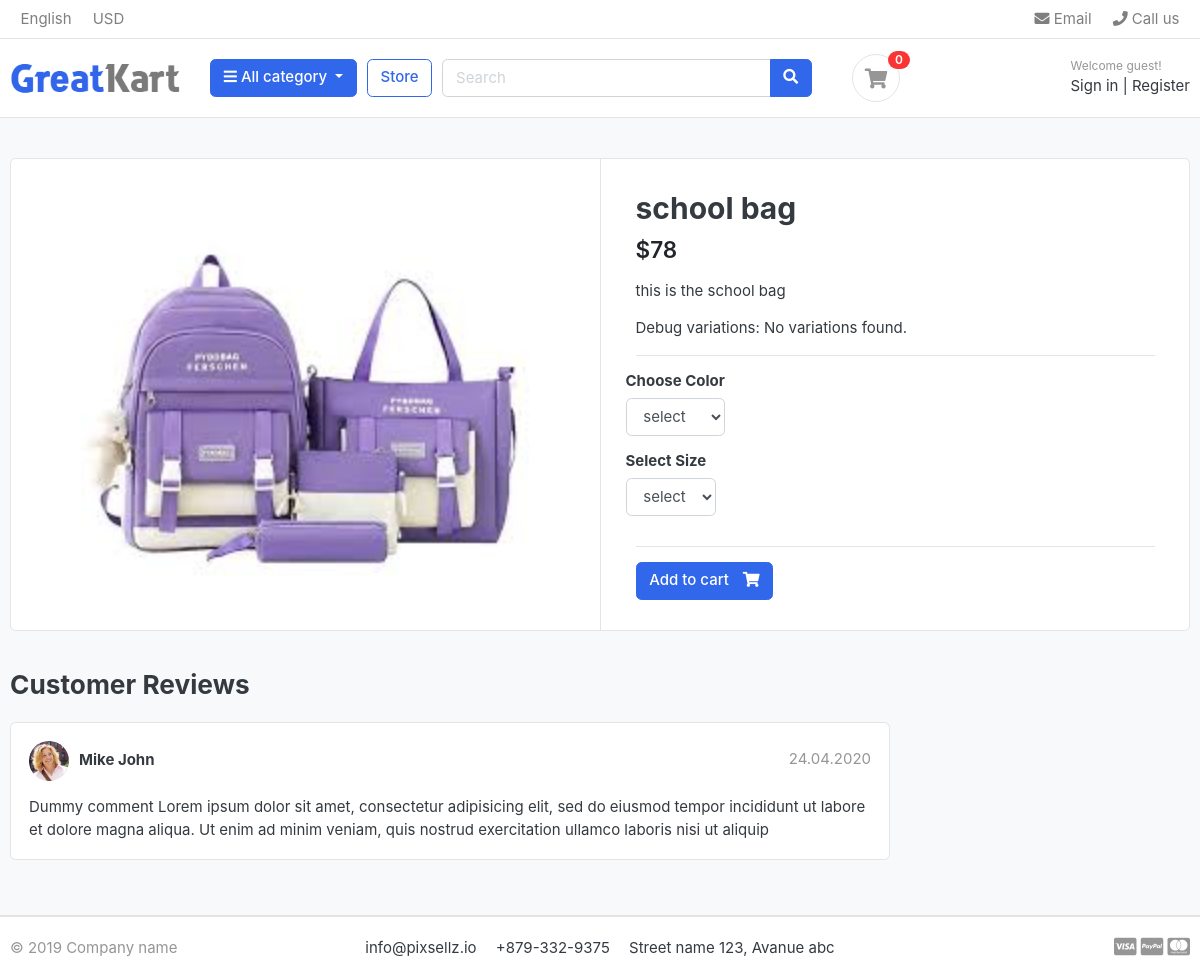
The app's page /store/category/bags/school-bag/, older data.
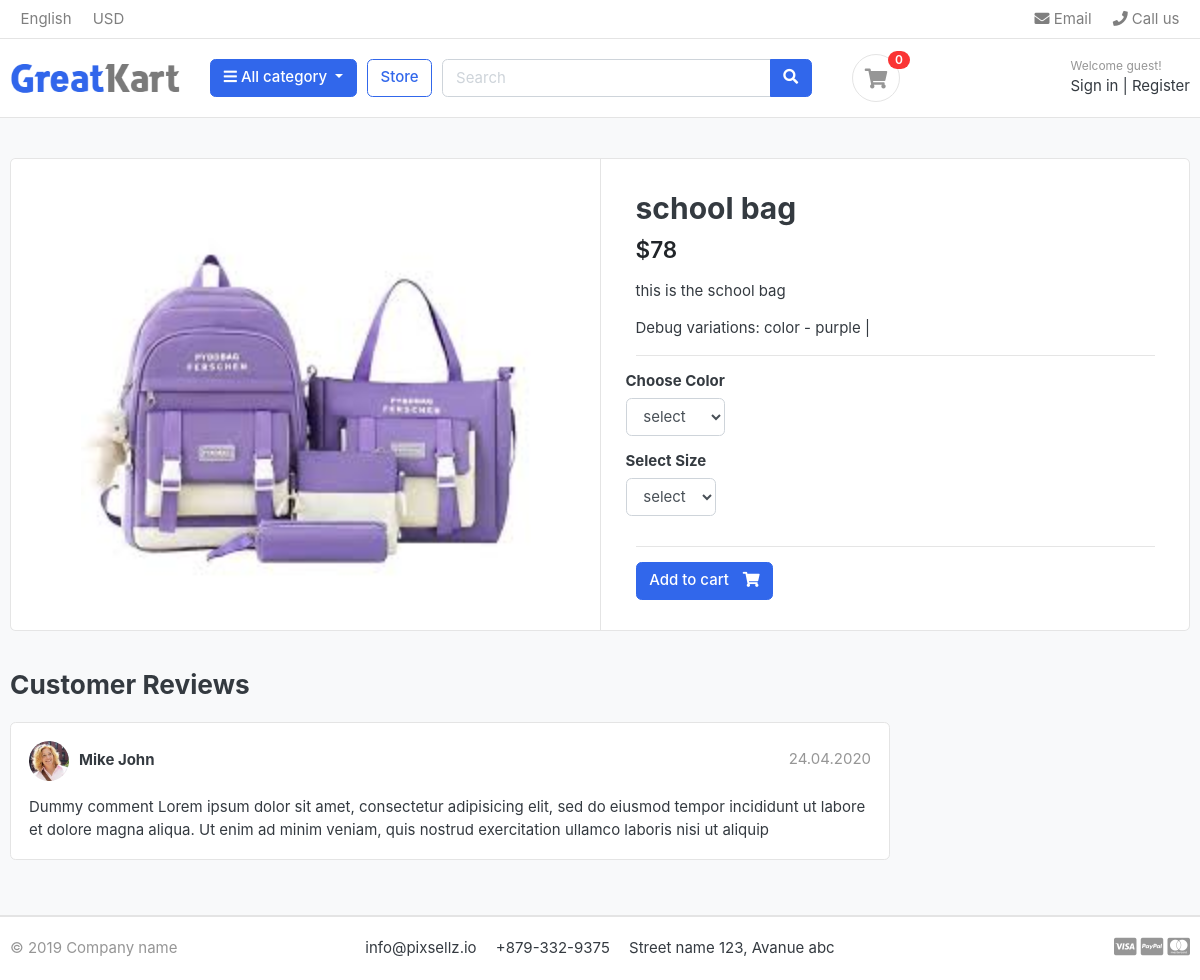
The same page, newer data.
### store/models.py (models this page shows, shortened)
class Variation(models.Model):
    product=models.ForeignKey(Product,on_delete=models.CASCADE)
    variation_category=models.CharField(max_length=100,choices=variation_category_choice)
    variation_value=models.CharField(max_length=100)
    is_active=models.BooleanField(default=True)
    created_date=models.DateTimeField(auto_now=True)
    objects=VariationManager()

### store/views.py (the view)
# urls.py: path('category/<slug:category_slug>/<slug:product_slug>/', views.product_detail, name='product_detail'),
def product_detail(request,category_slug,product_slug):
    try:
        single_product=Product.objects.get(category__slug=category_slug,slug=product_slug)
        in_cart=CartItem.objects.filter(cart__cart_id=_cart_id(request),product=single_product).exists
    except Exception as e:
        raise e
    context={
        'single_product':single_product,
        'in_cart':in_cart,
    }
    return render(request,'product_detail.html',context)

### carts/context_processor.py (called while the page is built)
def counter(request):
    cart_count=0
    if 'admin' in request.path:
        return{}
    else:
        try:
            cart=Cart.objects.filter(cart_id=_cart_id(request))
            cart_items=CartItem.objects.all().filter(cart=cart[:1])
            for cart_item in cart_items:
                cart_count+=cart_item.quantity
        except Cart.DoesNotExist:
            cart_count=0
    return dict(cart_count=cart_count)

### carts/views.py (called while the page is built)
def _cart_id(request):  # _private function
    cart = request.session.session_key
    if not cart:
        cart = request.session.create()
    return cart

### category/context_processor.py (called while the page is built)
def menu_links(request):
    links=Category.objects.all()
    return dict(links=links)

### category/models.py (called while the page is built)
    def get_url(self):
        return reverse('products_by_category',args=[self.slug])

### store/models.py (called while the page is built)
    def colors(self):
        return super(VariationManager,self).filter(variation_category='color',is_active=True)

    def sizes(self):
        return super(VariationManager,self).filter(variation_category='size',is_active=True)

### store/templates/product_detail.html (shortened to what this page needs)
{% extends 'base.html'%}
{% load static %}
{% block content %}
<section class="section-content padding-y bg">
<div class="container">
<div class="card">
	<div class="row no-gutters">
		<aside class="col-md-6">
<article class="gallery-wrap">
	<div class="img-big-wrap">
	   <a href="#"><img src="{{single_product.image.url}}"></a>
	</div>
</article>
		</aside>
		<main class="col-md-6 border-left">
			<form action="{% url 'add_cart' single_product.id %}" method="POST">
<article class="content-body">
<h2 class="title">{{single_product.product_name}}</h2>
<div class="mb-3">
	<var class="price h4">${{single_product.price}}</var>
</div>
<p>{{single_product.description}}</p>
<p>
Debug variations:
{% for v in single_product.variation_set.all %}
    {{ v.variation_category }} - {{ v.variation_value }} |
{% empty %}
    No variations found.
{% endfor %}
</p>
<hr>
	<div class="row">
		<div class="item-option-select">
			<h6>Choose Color</h6>
			<select name="color" class="form-control"  required>
				<option value="" disabled selected>select</option>
			</select>
		</div>
	</div>
	<div class="row">
		<div class="item-option-select">
			<h6>Select Size</h6>
			<select name="size" class="form-control" >
				<option value="" disabled selected>select</option>
			</select>
		</div>
	</div>
	<hr>
    {% if single_product.stock <= 0 %}
    <h5 class='text-danger'>Out of stock </h5>
	{% else %}
        <button type="submit" class="btn  btn-primary"> <span class="text">Add to cart</span> <i class="fas fa-shopping-cart"></i>  </button>
    {% endif %}
</article>
</form>
		</main>
	</div>
</div>
<br>
<div class="row">
			<div class="col-md-9">
	<header class="section-heading">
		<h3>Customer Reviews </h3>
	</header>
	<article class="box mb-3">
		<div class="icontext w-100">
			<img src="{% static './images/avatars/avatar1.jpg'%}" class="img-xs icon rounded-circle">
			<div class="text">
				<span class="date text-muted float-md-right">24.04.2020 </span>
				<h6 class="mb-1">Mike John </h6>
			</div>
		</div>
		<div class="mt-3">
			<p>
				Dummy comment Lorem ipsum dolor sit amet, consectetur adipisicing elit, sed do eiusmod
				tempor incididunt ut labore et dolore magna aliqua. Ut enim ad minim veniam,
				quis nostrud exercitation ullamco laboris nisi ut aliquip
			</p>
		</div>
	</article>
	</div>
</div>
</div>
</section>
{% endblock %}

Row changes from the older to the newer data that the page shows:
added Variation: variation_category "color", variation_value "purple"
Text that changed along with them:
text no longer shown: "No variations found."
